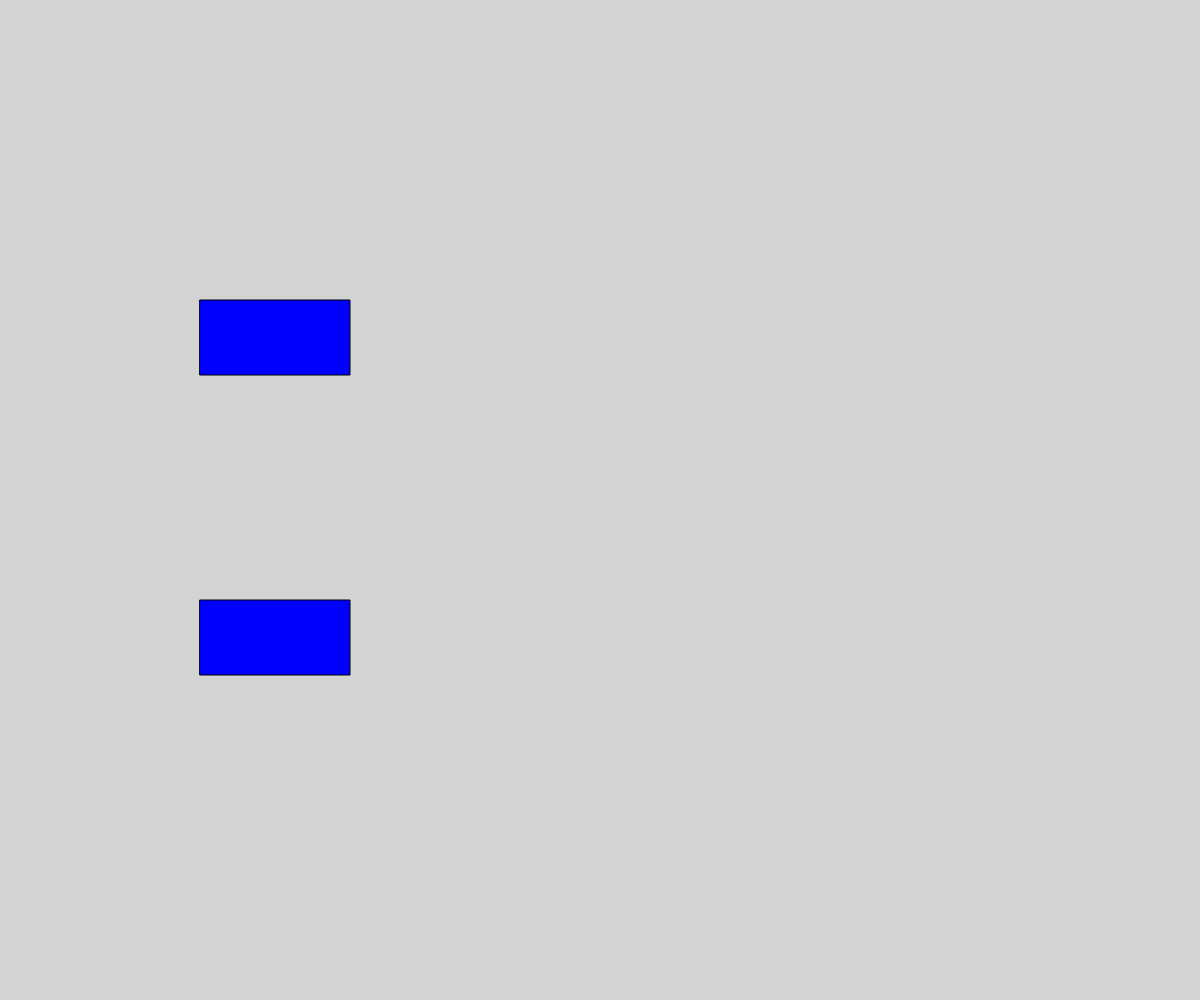
Frame 1 (no input)
Frame 60 (no input): identical to frame 1, image omitted
Frame 120 (the mouse pressed at the canvas centre since frame 60): identical to frame 1, image omitted

The p5.js sketch that drew this single still picture (run headless with seeded random() and noise() and a simulated clock; from frame 60 on, the mouse is pressed at the canvas centre):

// p5.js sketch
// ── sketch.js
// button clicker

class Button {
  constructor(x, y, width, height) {
    this.x = x;
    this.y = y;
    this.width = width;
    this.height = height;
    this.color = "blue";
    this.hoverColor = "grey";
  }
  display() {
    if (this.isInside(mouseX, mouseY)) {
      fill(this.hoverColor);
    }
    else {
      fill(this.color);
    }
    rect(this.x, this.y, this.width, this.height);
  }
  isInside(x, y) {
    return mouseX > this.x && mouseX < this.x+this.width && mouseY < this.y+this.height && mouseY > this.y;
  }
}

let buttonOne = new Button(200, 300, 150, 75);
let buttonTwo = new Button(200, 600, 150, 75);
let backgroundColor = "lightgrey";

function setup() {
  createCanvas(windowWidth, windowHeight);
}

function draw() {
  background(backgroundColor);
  buttonOne.display();
  buttonTwo.display();
}

function mousePressed() {
  if (buttonOne.isInside(mouseX, mouseY)) {
    backgroundColor = "white";
  }
  if (buttonTwo.isInside(mouseX, mouseY)) {
    backgroundColor = "black";
  }
}
